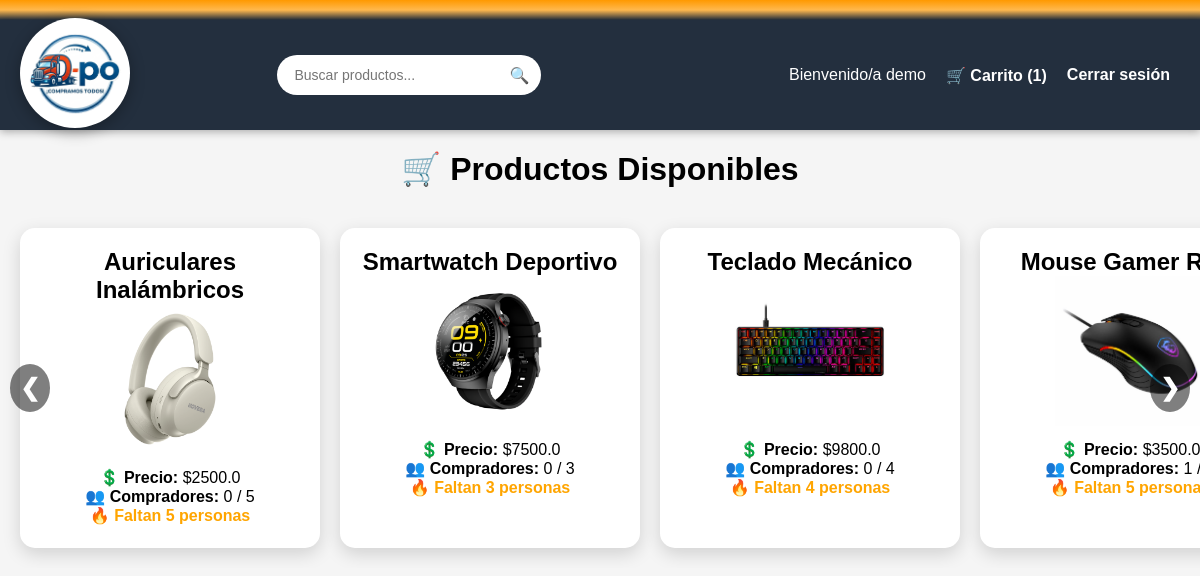
/ (signed in), run on the app's committed database.
### tables this page shows
CREATE TABLE productos (
    id INTEGER PRIMARY KEY AUTOINCREMENT,
    nombre TEXT NOT NULL,
    precio REAL NOT NULL,
    stock INTEGER NOT NULL,
    min_compradores INTEGER NOT NULL,
    compradores_actual INTEGER DEFAULT 0,
    descripcion TEXT,
    imagen TEXT
);

### app.py (the view)
@app.route('/')
def home():
    busqueda = request.args.get('q')  # 👈 AGREGAR ESTO
    conn = get_db_connection()
    cursor = conn.cursor()
    if busqueda:
        cursor.execute(
            "SELECT * FROM productos WHERE nombre LIKE ?",
            ('%' + busqueda + '%',)
        )
    else:
        cursor.execute('SELECT * FROM productos')
    productos = cursor.fetchall()
    conn.close()
    productos_final = []
    for p in productos:
        progreso, color = calcular_progreso(p)
        productos_final.append(p + (progreso, color))
    return render_template('index.html', productos=productos_final)

### app.py (called while the page is built)
def get_db_connection():
    conn = sqlite3.connect(db_path)
    return conn

def calcular_progreso(producto):
    min_compradores = producto[4] if producto[4] else 1
    compradores_actual = producto[5] if producto[5] else 0
    progreso = min(100, int((compradores_actual / min_compradores) * 100))
    if progreso < 50:
        color = '#f44336'
    elif progreso < 100:
        color = '#ffeb3b'
    else:
        color = '#4caf50'
    return progreso, color

@app.context_processor
def inject_carrito_count():
    if 'usuario_nombre' in session:
        conn = get_db_connection()
        cursor = conn.cursor()
        cursor.execute(
            "SELECT COUNT(*) FROM carrito WHERE usuario = ?",
            (session['usuario_nombre'],)
        )
        count = cursor.fetchone()[0]
        conn.close()
    else:
        count = 0
    return dict(carrito_count=count)

### templates/index.html (shortened to what this page needs)
<!DOCTYPE html>
<html lang="es">
<head>
    <link rel="stylesheet" href="{{ url_for('static', filename='css/style.css') }}">
</head>
<body class="index-page">
    <div class="top-bar"></div>
    {% include 'navbar.html' %}
    <h1>🛒 Productos Disponibles</h1>
    <div class="carrusel-container">
        <button class="flecha izquierda" onclick="scrollProductos(-1)">❮</button>
        <div class="productos-scroll" id="scrollProductos">
            {% for producto in productos %}
            <a href="{{ url_for('detalle_producto', producto_id=producto[0]) }}" class="producto-link">
                <div class="producto">
                    <h2>{{ producto[1] }}</h2>
                    <img src="{{ url_for('static', filename='img/' ~ producto[7]) }}" alt="Producto">
                    <p><strong>💲 Precio:</strong> ${{ producto[2] }}</p>
                    <p><strong>👥 Compradores:</strong> {{ producto[5] }} / {{ producto[4] }}</p>
                    {% if producto[5] >= producto[4] %}
                        <p class="mensaje-exito">🎉 ¡Compra grupal ACTIVADA!</p>
                    {% else %}
                        <p class="mensaje-alerta">🔥 Faltan {{ producto[4] - producto[5] }} personas</p>
                    {% endif %}
                </div>
            </a>
            {% endfor %}
        </div>
        <button class="flecha derecha" onclick="scrollProductos(1)">❯</button>
    </div>
</body>
</html>

### static/css/style.css (style rules this page uses)
* { margin: 0; padding: 0; box-sizing: border-box; }
body { font-family: Arial, sans-serif; background-color: #f5f5f5; text-align: center; margin: 0; padding: 0; }
h1 { margin: 20px 0; }
.top-bar { height: 20px; background: linear-gradient(to bottom, #ff9900, #ffb84d, #232f3e); }
.producto { background: white; min-width: 300px; flex: 0 0 auto; padding: 20px; border-radius: 15px; box-shadow: 0 6px 18px rgba(0,0,0,0.15); transition: 0.3s; min-height: 270px; }
.producto img { width: 100%; height: auto; object-fit: contain; max-height: 150px; border-radius: 10px; margin-bottom: 10px; }
.producto-link { text-decoration: none; color: inherit; }
button { padding: 10px 15px; border: none; border-radius: 10px; cursor: pointer; font-weight: bold; transition: 0.3s; }
.mensaje-alerta { color: orange; font-weight: bold; }
.carrusel-container { position: relative; display: flex; align-items: center; }
.productos-scroll { display: flex; overflow-x: auto; gap: 20px; padding: 20px; scroll-behavior: smooth; flex-wrap: nowrap; align-items: flex-start; -webkit-overflow-scrolling: touch; }
.flecha { position: absolute; top: 50%; transform: translateY(-50%); background: rgba(0,0,0,0.5); color: white; border: none; font-size: 24px; padding: 10px; cursor: pointer; border-radius: 50%; z-index: 10; }
.izquierda { left: 10px; }
.derecha { right: 10px; }
.index-page .producto { min-height: 320px; }

### data on the page
productos: nombre "Auriculares Inalámbricos", imagen (picture), precio "2500.0", compradores_actual "0", min_compradores "5", producto[4]-producto[5] "5"
productos: nombre "Smartwatch Deportivo", imagen (picture), precio "7500.0", compradores_actual "0", min_compradores "3", producto[4]-producto[5] "3"
productos: nombre "Teclado Mecánico", imagen (picture), precio "9800.0", compradores_actual "0", min_compradores "4", producto[4]-producto[5] "4"
productos: nombre "Mouse Gamer…", imagen (picture), precio "3500.0", compradores_actual "1", producto[4]-producto[5] "5"

### other printed values
{{ session['usuario_nombre'] }} "demo"
{{ carrito_count }} "1"
